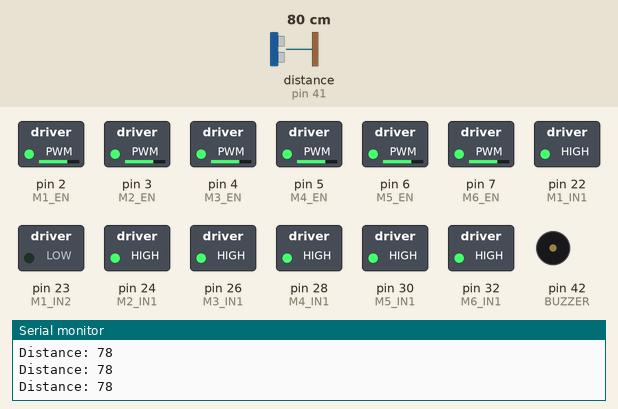
Simulated run of this sketch. Board: Arduino Mega 2560, built with avr-gcc and run on an emulated ATmega2560. On the bench: switched loads named in the sketch (green lamp = pin HIGH), buzzer (waves = sounding, pin HIGH), the last lines printed to the serial monitor. Wiring (inferred from the names in the program): ultrasonic range finder: trigger pin 40; echo pin 41. The test bench sets the inputs (shaded band); at power-on: distance to the obstacle (sensor on pin 41) 80 cm. The echo pulse lasts 58.3 µs per cm; pins used as bus, display or sensor lines are not drawn.

Above: at 1.2 s.
1.3 s: distance to the obstacle (sensor on pin 41) set to 23 cm
2.8 s: distance to the obstacle (sensor on pin 41) set to 19 cm
At 4.0 s:
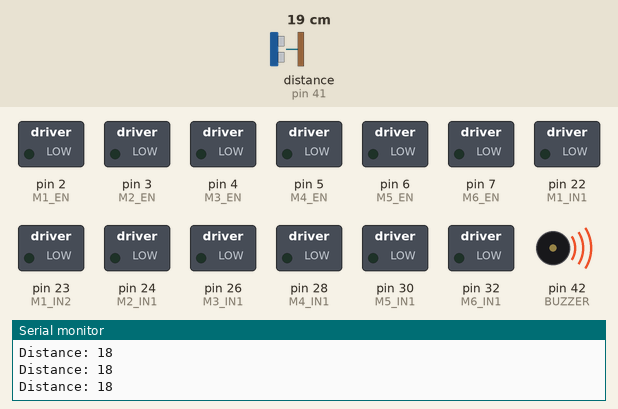
4.3 s: distance to the obstacle (sensor on pin 41) set to 35 cm
At 5.1 s:
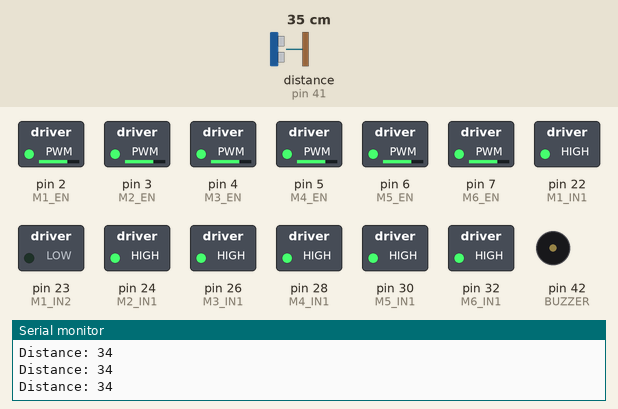
5.8 s: distance to the obstacle (sensor on pin 41) set to 2 cm
At 6.5 s:
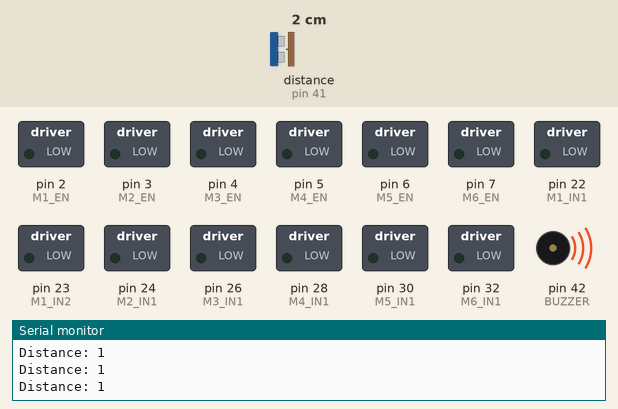
Timing chart, 0 to 8.3 s (numbered marks = the images above; inputs shaded):
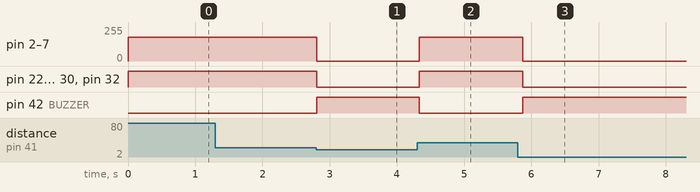

Measured:
- the behaviour switches between 22 and 21 cm on distance to the obstacle (sensor on pin 41) (found by bisection; images 0 and 1)
- after the input at 2.8 s, pin 2 (M1_EN), pin 3 (M2_EN), pin 4 (M3_EN), pin 5 (M4_EN), pin 6 (M5_EN), pin 7 (M6_EN): 180/255 → 0/255 at once; pin 22 (M1_IN1), pin 24 (M2_IN1), pin 26 (M3_IN1), pin 28 (M4_IN1), pin 30 (M5_IN1), pin 32 (M6_IN1): HIGH → LOW at once; pin 42 (BUZZER): LOW → HIGH at once
- after the input at 4.3 s, pin 2 (M1_EN), pin 3 (M2_EN), pin 4 (M3_EN), pin 5 (M4_EN), pin 6 (M5_EN), pin 7 (M6_EN): 0/255 → 180/255 at once; pin 22 (M1_IN1), pin 24 (M2_IN1), pin 26 (M3_IN1), pin 28 (M4_IN1), pin 30 (M5_IN1), pin 32 (M6_IN1): LOW → HIGH at once; pin 42 (BUZZER): HIGH → LOW at once
- after the input at 5.8 s, pin 2 (M1_EN), pin 3 (M2_EN), pin 4 (M3_EN), pin 5 (M4_EN), pin 6 (M5_EN), pin 7 (M6_EN): 180/255 → 0/255 after 0.08 s; pin 22 (M1_IN1): HIGH → LOW after 0.07 s; pin 24 (M2_IN1), pin 26 (M3_IN1), pin 28 (M4_IN1), pin 30 (M5_IN1), pin 32 (M6_IN1): HIGH → LOW after 0.08 s; pin 42 (BUZZER): LOW → HIGH after 0.08 s

The sketch:

car_kit.ino
```cpp
// Motor 1
#define M1_IN1 22
#define M1_IN2 23
#define M1_EN 2

// Motor 2
#define M2_IN1 24
#define M2_IN2 25
#define M2_EN 3

// Motor 3
#define M3_IN1 26
#define M3_IN2 27
#define M3_EN 4

// Motor 4
#define M4_IN1 28
#define M4_IN2 29
#define M4_EN 5

// Motor 5
#define M5_IN1 30
#define M5_IN2 31
#define M5_EN 6

// Motor 6
#define M6_IN1 32
#define M6_IN2 33
#define M6_EN 7

// Ultrasonic
#define TRIG 40
#define ECHO 41

// Buzzer
#define BUZZER 42

int motorSpeed = 180;

//--------------------------------------------

void setup()
{
  // Motor pins
  pinMode(M1_IN1, OUTPUT);
  pinMode(M1_IN2, OUTPUT);
  pinMode(M2_IN1, OUTPUT);
  pinMode(M2_IN2, OUTPUT);
  pinMode(M3_IN1, OUTPUT);
  pinMode(M3_IN2, OUTPUT);
  pinMode(M4_IN1, OUTPUT);
  pinMode(M4_IN2, OUTPUT);
  pinMode(M5_IN1, OUTPUT);
  pinMode(M5_IN2, OUTPUT);
  pinMode(M6_IN1, OUTPUT);
  pinMode(M6_IN2, OUTPUT);

  pinMode(M1_EN, OUTPUT);
  pinMode(M2_EN, OUTPUT);
  pinMode(M3_EN, OUTPUT);
  pinMode(M4_EN, OUTPUT);
  pinMode(M5_EN, OUTPUT);
  pinMode(M6_EN, OUTPUT);

  pinMode(TRIG, OUTPUT);
  pinMode(ECHO, INPUT);

  pinMode(BUZZER, OUTPUT);

  Serial.begin(9600);
}

//--------------------------------------------

void loop()
{
  int distance = getDistance();

  Serial.print("Distance: ");
  Serial.println(distance);

  if(distance <= 20)
  {
    stopAllMotors();
    digitalWrite(BUZZER, HIGH);
  }
  else
  {
    digitalWrite(BUZZER, LOW);
    forwardAllMotors();
  }

  delay(100);
}

//--------------------------------------------

int getDistance()
{
  digitalWrite(TRIG, LOW);
  delayMicroseconds(2);

  digitalWrite(TRIG, HIGH);
  delayMicroseconds(10);

  digitalWrite(TRIG, LOW);

  long duration = pulseIn(ECHO, HIGH);

  int distance = duration * 0.034 / 2;

  return distance;
}

//--------------------------------------------

void forwardMotor(int in1, int in2, int en)
{
  digitalWrite(in1, HIGH);
  digitalWrite(in2, LOW);
  analogWrite(en, motorSpeed);
}

//--------------------------------------------

void stopMotor(int in1, int in2, int en)
{
  digitalWrite(in1, LOW);
  digitalWrite(in2, LOW);
  analogWrite(en, 0);
}

//--------------------------------------------

void forwardAllMotors()
{
  forwardMotor(M1_IN1, M1_IN2, M1_EN);
  forwardMotor(M2_IN1, M2_IN2, M2_EN);
  forwardMotor(M3_IN1, M3_IN2, M3_EN);
  forwardMotor(M4_IN1, M4_IN2, M4_EN);
  forwardMotor(M5_IN1, M5_IN2, M5_EN);
  forwardMotor(M6_IN1, M6_IN2, M6_EN);
}

//--------------------------------------------

void stopAllMotors()
{
  stopMotor(M1_IN1, M1_IN2, M1_EN);
  stopMotor(M2_IN1, M2_IN2, M2_EN);
  stopMotor(M3_IN1, M3_IN2, M3_EN);
  stopMotor(M4_IN1, M4_IN2, M4_EN);
  stopMotor(M5_IN1, M5_IN2, M5_EN);
  stopMotor(M6_IN1, M6_IN2, M6_EN);
}
```
